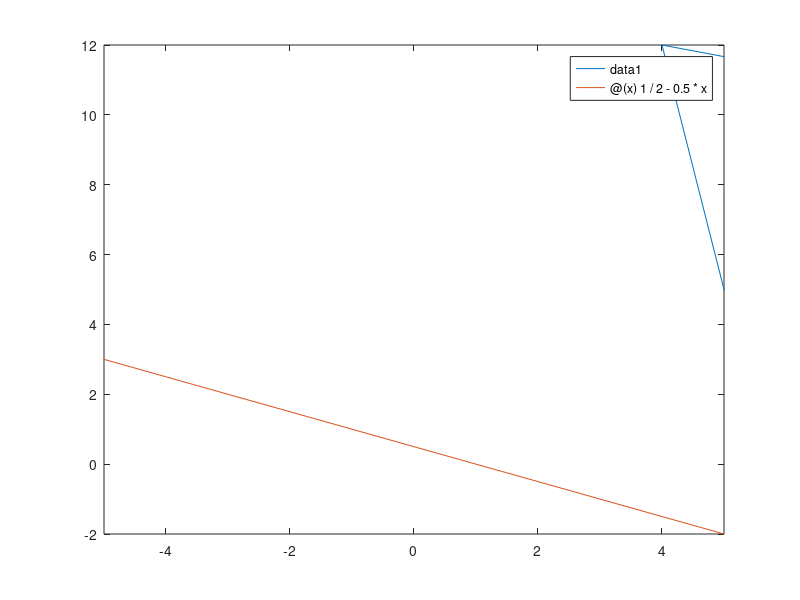

Source code (MATLAB): (Note: this script raises an error after producing the figure.)
%% 1

%Se LinLV4Vinkel

%% 2

%Se LinLV4Spegling

%% 3
P=[5 10 4 5; 5 10 12 5];
close all
figure
plot(P(1,:), P(2,:))
hold on
fplot(@(x)1/2-0.5*x);
Ny=LinLV4Spegling([P(1,:); P(2,:); 0 0 0 0],1,2,0,1);
plot(Ny(1,:), Ny(2,:));
axis equal

%% 4

%Se LinLV4Rot

%% 5

%Se cube
